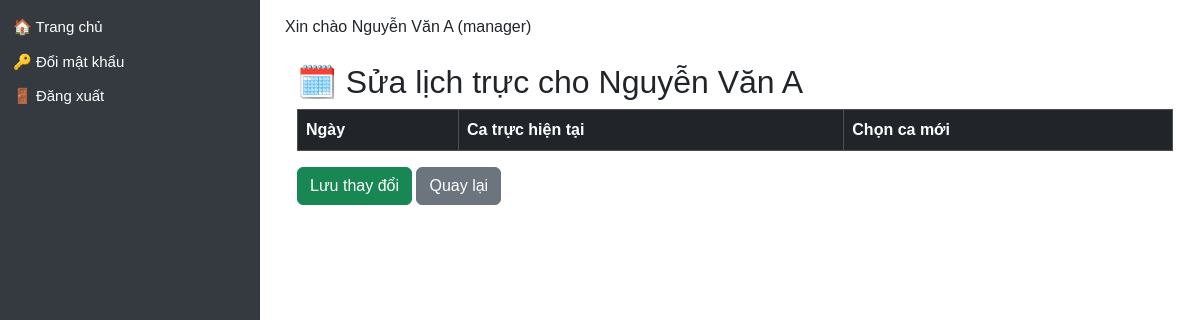
The app's page /schedule/edit/2, older data.
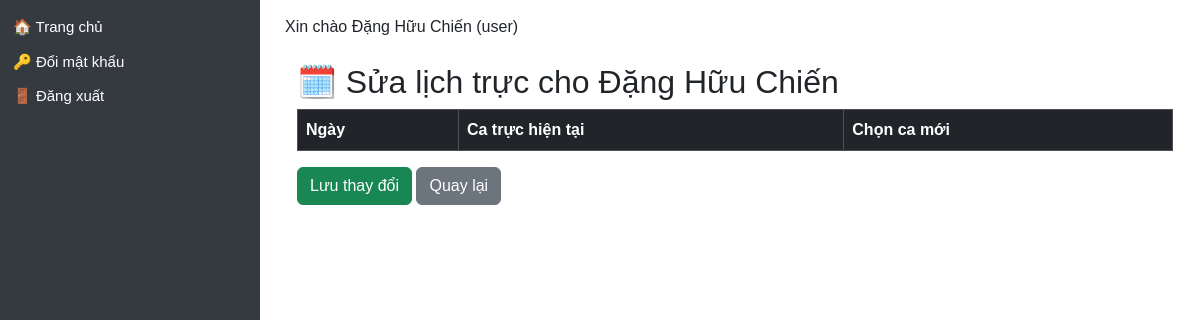
The same page, newer data.
### models/user.py (models this page shows)
class User(db.Model, UserMixin):
    __tablename__ = 'user'
    id = db.Column(db.Integer, primary_key=True)
    name = db.Column(db.String(100), nullable=False)
    username = db.Column(db.String(50), unique=True, nullable=False)
    password = db.Column(db.String(100), nullable=False)
    role = db.Column(db.String(20))  # admin / manager / user
    department = db.Column(db.String(100))
    position = db.Column(db.String(50))  # Bác sĩ / Điều dưỡng / KTV...
    contract_type = db.Column(db.String(50))  # Hợp đồng / Biên chế / v.v.
    email = db.Column(db.String(120))
    phone = db.Column(db.String(20))
    start_year = db.Column(db.Integer)  # ✅ Năm vào công tác (mới thêm)
    schedules = relationship("Schedule", back_populates="user")
    leave_requests = relationship('LeaveRequest', back_populates='user')

### app.py (the view, shortened to what this page needs)
@app.route('/schedule/edit/<int:user_id>', methods=['GET', 'POST'])
def edit_user_schedule(user_id):
    user = User.query.get_or_404(user_id)
    shifts = Shift.query.all()
    schedules = Schedule.query.filter_by(user_id=user_id).all()
    for s in schedules:
        is_locked = ScheduleLock.query.filter_by(department=user.department) \
            .filter(ScheduleLock.start_date <= s.work_date,
                    ScheduleLock.end_date >= s.work_date).first()
        if is_locked:
            return "Không thể chỉnh sửa. Lịch trực đã được ký xác nhận và khóa.", 403
    return render_template('edit_schedule.html', user=user, shifts=shifts, schedules=schedules)

### app.py (called while the page is built)
@app.context_processor
def inject_user():
    user = None
    if 'user_id' in session:
        user = db.session.get(User, session['user_id'])
    return dict(user=user)

@app.context_processor
def inject_helpers():
    return dict(get_titled_names=get_titled_names)

@app.context_processor
def inject_helpers():
    return dict(get_titled_names=get_titled_names)

### templates/edit_schedule.html (shortened to what this page needs)
{% extends "layout.html" %}
{% block content %}
<div class="container mt-4">
  <h2>🗓️ Sửa lịch trực cho {{ user.name }}</h2>
  <form method="POST">
    <table class="table table-bordered">
      <thead class="table-dark">
        <tr>
          <th>Ngày</th>
          <th>Ca trực hiện tại</th>
          <th>Chọn ca mới</th>
        </tr>
      </thead>
    </table>
    <button type="submit" class="btn btn-success">Lưu thay đổi</button>
    <a href="/schedule" class="btn btn-secondary">Quay lại</a>
  </form>
</div>
{% endblock %}

### templates/layout.html (shortened to what this page needs)
<!DOCTYPE html>
<html lang="vi">
<head>
  <link rel="stylesheet" href="https://cdn.jsdelivr.net/npm/bootstrap@5.3.3/dist/css/bootstrap.min.css">
</head>
<body>
  <div class="sidebar">
    <ul>
      <li><a href="/">🏠 Trang chủ</a></li>
      <li><a href="/change-password">🔑 Đổi mật khẩu</a></li>
      <li><a href="/logout">🚪 Đăng xuất</a></li>
    </ul>
  </div>
  <div class="content">
    {% if user %}
      <p class="d-print-none">Xin chào {{ user.name }} ({{ user.role }})</p>
    {% else %}
      <p>Xin chào Khách</p>
    {% endif %}
    {% block content %}{% endblock %}
  </div>
</body>
</html>

Row changes from the older to the newer data that the page shows:
changed User: name "Nguyễn Văn A" → "Đặng Hữu Chiến"; role "manager" → "user"
